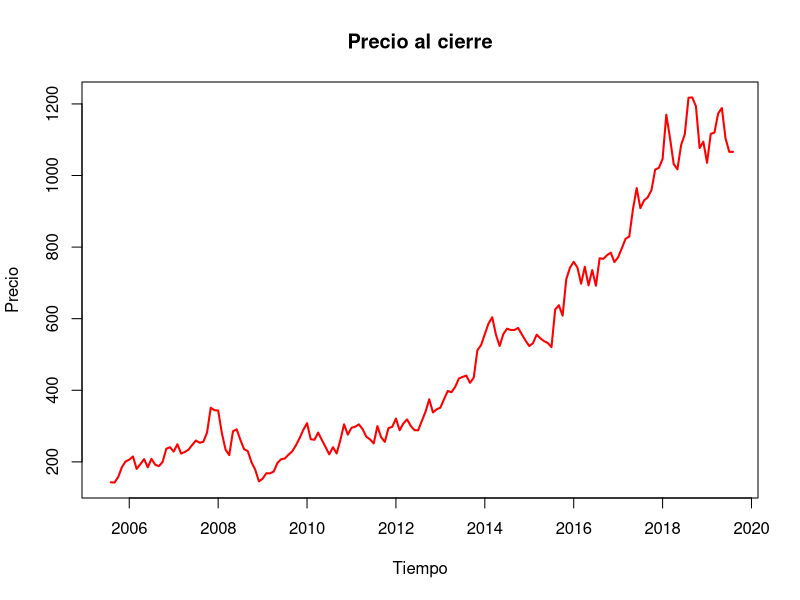

This chart was generated by the following R code: (Note: this script raises an error after producing the figure.)
GG <- read.csv("GOOG.csv", header=T, dec=".", sep=",")
GG.ts<-ts(GG$Close,start=c(2005,07),freq=12)
plot(GG.ts,type="l",lwd=2, col="red", 
     xlab="Tiempo", ylab="Precio",main="Precio al cierre")

plot(stl(GG.ts,s.window="periodic"))

GG.hw <- HoltWinters(GG.ts)
plot(GG.hw, col = "blue", col.predicted = "red")

GG.hw$SSE
GG.hw$alpha
GG.hw$beta
GG.hw$gamma

head(GG.hw$fitted)

install.packages("forecast")
library(forecast)

infy.fore <- forecast(GG.hw, h=24)
plot(infy.fore)

infy.fore$lower
infy.fore$upper
